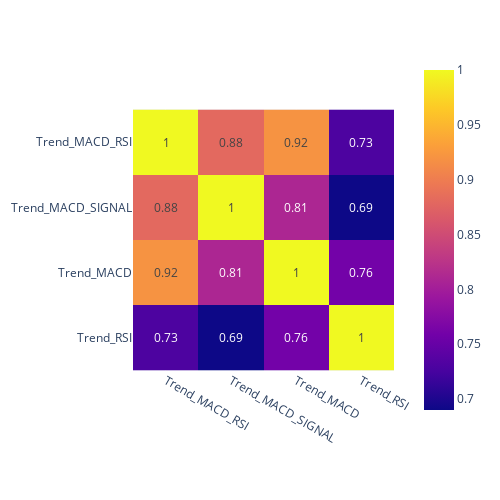

Notebook cell for this chart:
### Code cell
import plotly.express as px
fig = px.imshow(correlations,width=500,height=500,text_auto=True)
fig.show()


#plot correlation matrix
# fig = pyplot.figure(figsize=(5,5))
# ax = fig.add_subplot(111)
# cax = ax.matshow(correlations, vmin=-1, vmax=1)
# fig.colorbar(cax)
# pyplot.show()

### Figure 1 — Plotly figure (JSON) as saved in the notebook; plotly's stock layout.template omitted (floating-point values rounded to 4 significant figures)
{"data": [{"coloraxis": "coloraxis", "hovertemplate": "x: %{x}<br>y: %{y}<br>color: %{z}<extra></extra>", "name": "0", "texttemplate": "%{z}", "type": "heatmap", "x": ["Trend_MACD_RSI", "Trend_MACD_SIGNAL", "Trend_MACD", "Trend_RSI"], "xaxis": "x", "y": ["Trend_MACD_RSI", "Trend_MACD_SIGNAL", "Trend_MACD", "Trend_RSI"], "yaxis": "y", "z": [[1, 0.88, 0.92, 0.73], [0.88, 1, 0.81, 0.69], [0.92, 0.81, 1, 0.76], [0.73, 0.69, 0.76, 1]]}], "layout": {"coloraxis": {"colorscale": [[0, "#0d0887"], [0.1111, "#46039f"], [0.2222, "#7201a8"], [0.3333, "#9c179e"], [0.4444, "#bd3786"], [0.5556, "#d8576b"], [0.6667, "#ed7953"], [0.7778, "#fb9f3a"], [0.8889, "#fdca26"], [1, "#f0f921"]]}, "height": 500, "margin": {"t": 60}, "width": 500, "xaxis": {"anchor": "y", "autorange": true, "constrain": "domain", "domain": [0, 1], "range": [-0.5, 3.5], "scaleanchor": "y", "type": "category"}, "yaxis": {"anchor": "x", "autorange": true, "constrain": "domain", "domain": [0.1375, 0.8625], "range": [3.5, -0.5], "type": "category"}}}
